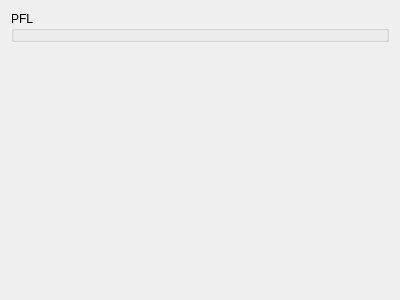
<?xml version="1.0" encoding="UTF-8"?>
<ui version="4.0">
 <class>Audio::Internal::AudioSettingsPage</class>
 <widget class="QWidget" name="Audio::Internal::AudioSettingsPage">
  <property name="geometry">
   <rect>
    <x>0</x>
    <y>0</y>
    <width>400</width>
    <height>300</height>
   </rect>
  </property>
  <property name="windowTitle">
   <string>Form</string>
  </property>
  <layout class="QVBoxLayout" name="verticalLayout">
   <item>
    <widget class="QGroupBox" name="pflGroupBox">
     <property name="title">
      <string>PFL</string>
     </property>
     <layout class="QHBoxLayout" name="pflLayout">
      <property name="leftMargin">
       <number>0</number>
      </property>
      <property name="topMargin">
       <number>0</number>
      </property>
      <property name="rightMargin">
       <number>0</number>
      </property>
      <property name="bottomMargin">
       <number>0</number>
      </property>
      <item>
       <widget class="Audio::OutputSelectionWidget" name="pflOutputWidget" native="true"/>
      </item>
     </layout>
    </widget>
   </item>
   <item>
    <spacer name="verticalSpacer">
     <property name="orientation">
      <enum>Qt::Vertical</enum>
     </property>
     <property name="sizeHint" stdset="0">
      <size>
       <width>20</width>
       <height>40</height>
      </size>
     </property>
    </spacer>
   </item>
  </layout>
 </widget>
 <customwidgets>
  <customwidget>
   <class>Audio::OutputSelectionWidget</class>
   <extends>QWidget</extends>
   <header>audio/outputselectionwidget.h</header>
   <container>1</container>
  </customwidget>
 </customwidgets>
 <resources/>
 <connections/>
</ui>
